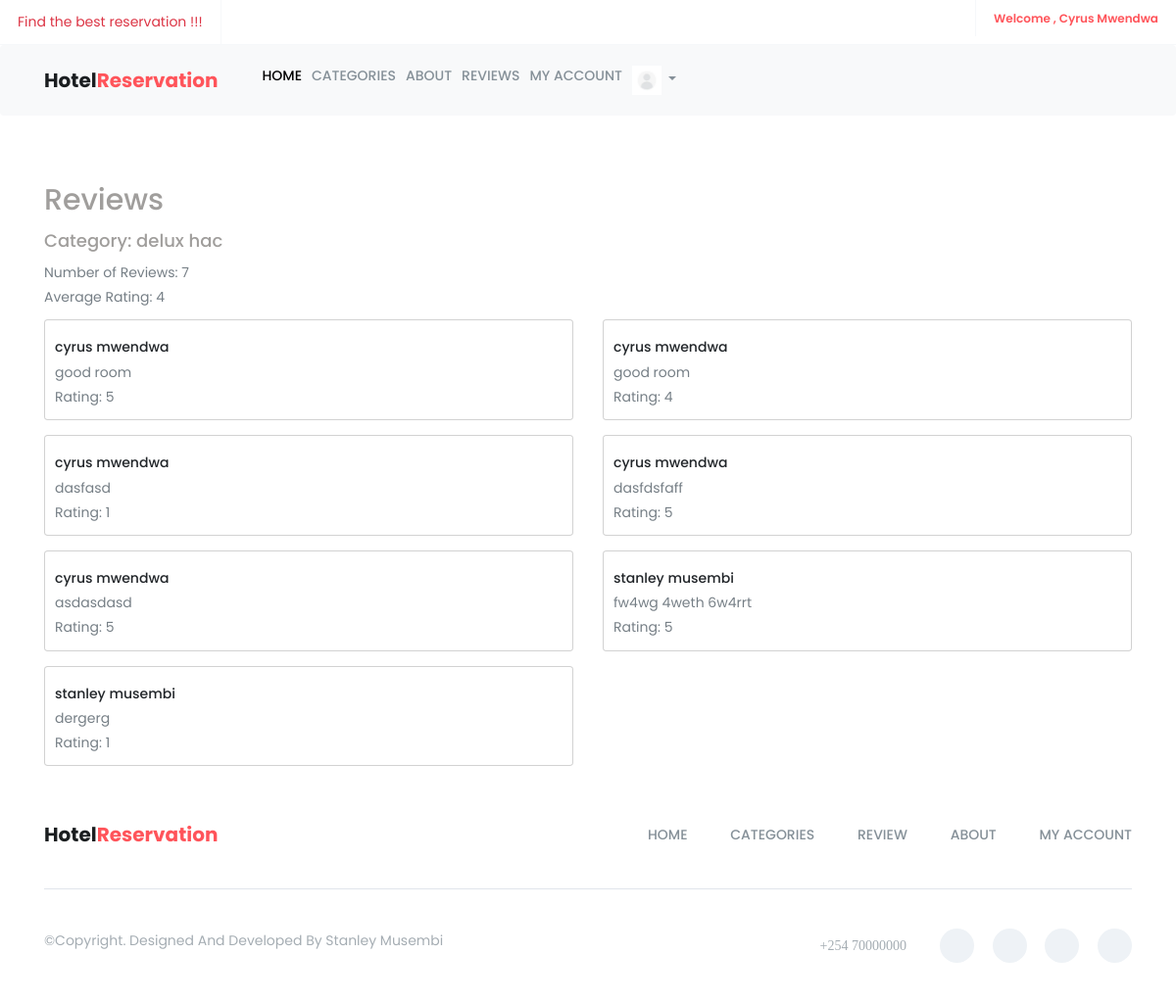
Page /review-detail/1 (signed in) on the earlier database version.
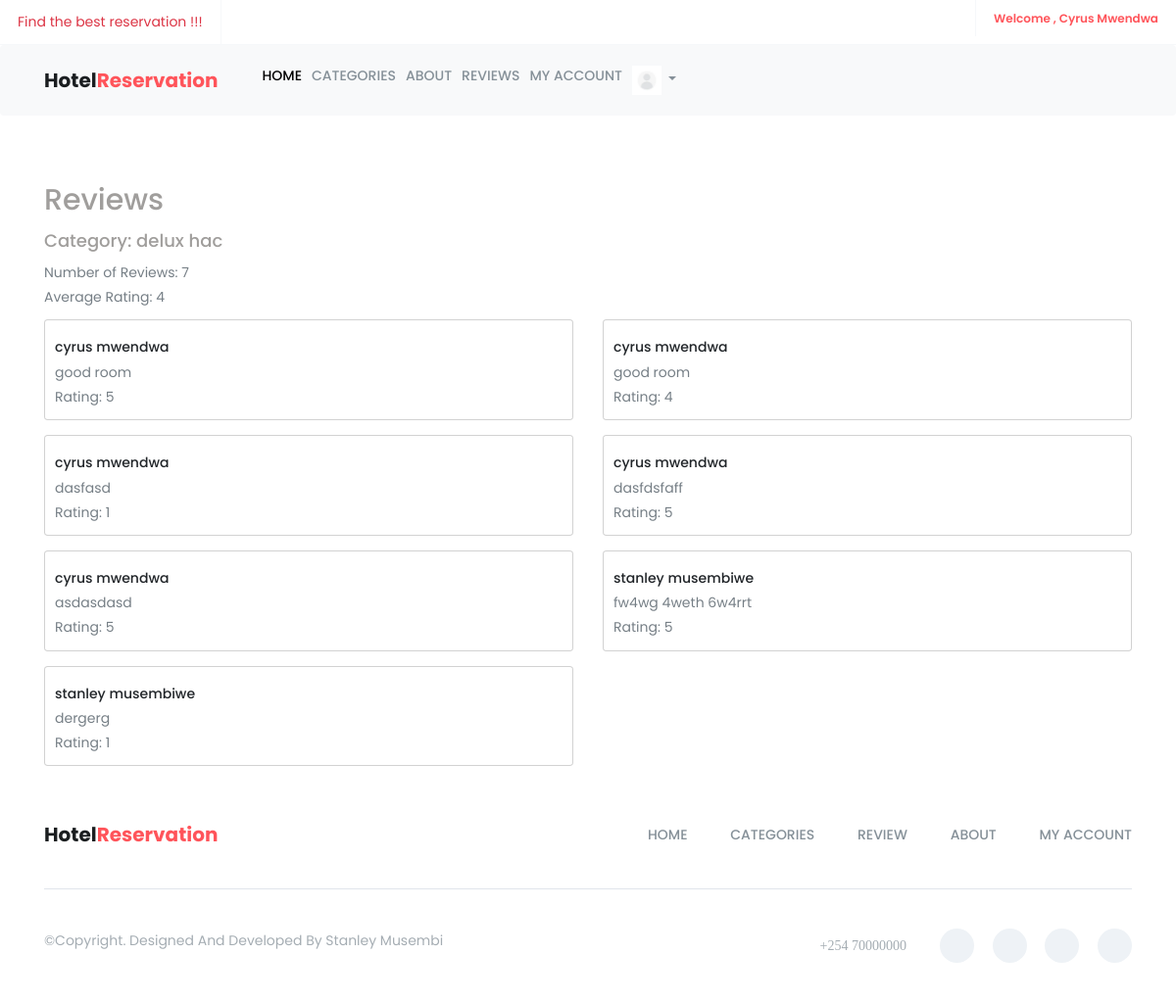
Same page on the later database version.
### hotel/models.py (models this page shows, shortened)
class Review(models.Model):
    category = models.ForeignKey('RoomCategory' , on_delete=models.CASCADE)
    user = models.ForeignKey('accounts.CustomUser' , on_delete=models.CASCADE)
    RATINGS = (
        (1 , 1) ,
        (2 , 2) ,
        (3 , 3) ,
        (4 , 4) ,
        (5 , 5) ,
    )
    comment = models.TextField()
    rating = models.IntegerField(choices=RATINGS)
    added_on = models.DateTimeField(auto_now_add=True)

### accounts/models.py (models this page shows, shortened)
class CustomUser(AbstractUser):
    email = models.EmailField(unique=True)
    gender = models.CharField(max_length=1, blank=True, null=True)
    address = models.CharField(max_length=255, blank=True, null=True)
    image = models.ImageField(upload_to="user_images", blank=True, null=True)
    username = None
    objects = CustomUserManager()
    USERNAME_FIELD = 'email'
    REQUIRED_FIELDS = []

### hotel/views.py (the view)
# urls.py: path('review-detail/<int:id>' , review_details , name="review-detail"),
def review_details(request , id):
    try:
        category = RoomCategory.objects.get(id=id)
        reviews =  Review.objects.filter(category=id)
        context = {
            "category":category,
            "reviews": reviews
        }
        return render(request , 'public/review_details.html' , context)
    except:
        error_message = "Category does not exists"
        return HttpResponseRedirect(reverse("hotel:reviews")+f'?error_message={error_message}')

### hotel/models.py (called while the page is built)
    @property
    def total_reviews(self):
        return self.review_set.count()

    @property
    def average_rating(self):
         average  = self.review_set.aggregate(Avg('rating'))['rating__avg']
         return round(average) if average is not None else 0

### templates/public/review_details.html (shortened to what this page needs)
{% extends 'public/base.html' %}
{% block content %}
    <div class="container mt-5">
        <h2 class="mb-4">Reviews</h2>
        {% if category %}
            <div class="mb-3">
                <h4>Category: {{ category.name }}</h4>
                <p>Number of Reviews: {{ category.total_reviews }}</p>
                <p>Average Rating: {{ category.average_rating }}</p>
            </div>
        {% endif %}
        {% if reviews %}
            <div class="row">
                {% for review in reviews %}
                    <div class="col-md-6 mb-4">
                        <div class="card">
                            <div class="card-body">
                                <h5 class="card-title">{{ review.user.get_full_name }}</h5>
                                <p class="card-text">{{ review.comment }}</p>
                                <p class="card-text">Rating: {{ review.rating }}</p>
                            </div>
                        </div>
                    </div>
                {% endfor %}
            </div>
        {% else %}
            <p>No reviews available for this category.</p>
        {% endif %}
    </div>
{% endblock %}

Differences in the rows shown:
changed through a linked row, Review "fw4wg 4weth 6w4rrt": user.get_full_name "stanley musembi" → "stanley musembiwe"
changed through a linked row, Review "dergerg": user.get_full_name "stanley musembi" → "stanley musembiwe"
